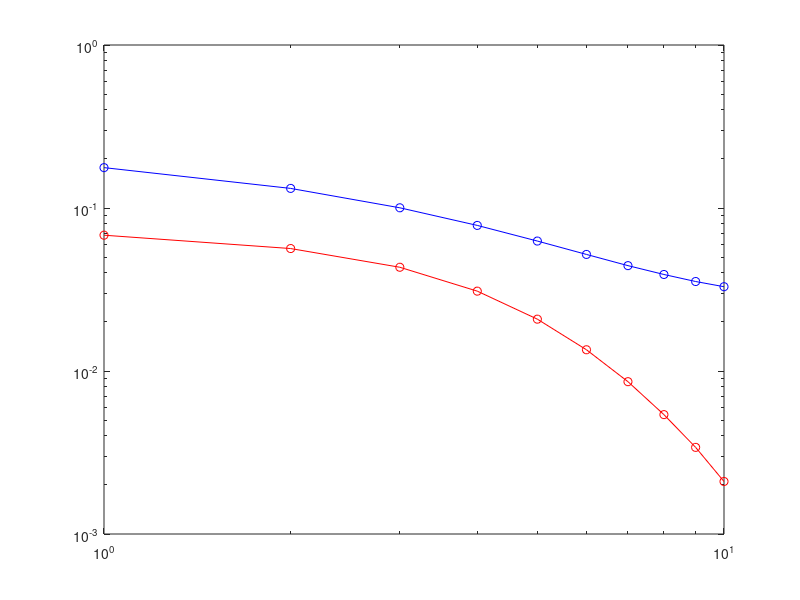

This chart was generated by the following MATLAB code: (Note: this script raises an error after producing the figure.)

 GAr1p5 = [0.0680    0.0563    0.0431    0.0307    0.0207    0.0134    0.0085    0.0054    0.0033 0.0020];
QAr1p5 = [0.1480    0.1137    0.0897    0.0728    0.0611    0.0528    0.0471    0.0430    0.0402    0.0382];

 GAr1p25 = [0.1018    0.0834    0.0586    0.0325    0.0154    0.0066    0.0033];
 QAr1p25 = [0.0693    0.0514    0.0388    0.0301    0.0239    0.0196    0.0166];

 GAr1 =[0.0996    0.0797    0.0544    0.0329    0.0119    0.0055    0.0024];
 QAr1 =[0.0126    0.0081    0.0048    0.0027    0.0016    0.0010    0.0007];
 
 Gas0 = [4276.4    0.2  0.3066    0.0103];
 Qas0 = [0.0915    0.0011  0.0100    8.4113e-04];
 
 Gakfs0 = [2546.6    0.8  0.1049    0.4005    0.0108    0.0075    0.0054    0.0040    0.0031    0.0024];
Qakfs0 = [0.0907    0.0015  0.0072    0.0032    0.0052    0.0036    0.0025    0.0018    0.0013    0.0010];

Gakf =[0.1049    0.0799    0.0568    0.0258    0.0131    0.0059    0.0026    0.0013];
Qakf =[0.0132    0.0087    0.0055    0.0034    0.0022    0.0015    0.0010    0.0007];

Gakf1p25 =[0.1020    0.0835    0.0575    0.0328    0.0160    0.0104    0.0012];
Qakf1p25 =[0.0841    0.0611    0.0450    0.0337    0.0258    0.0203    0.0165];

Gakf1p5 =[0.0681    0.0564    0.0433    0.0309    0.0208    0.0135    0.0086    0.0054    0.0034    0.0021];
Qakf1p5 =[0.1769    0.1319    0.1003    0.0782    0.0627    0.0519    0.0443    0.0391    0.0354    0.0329];
    
Iter = 1:1:10;
IterS0 = 1:1:7;
figure (1)
loglog(Iter,Gakf1p5,'ro-')
hold on
loglog(Iter,Qakf1p5,'bo-')

figure (2)
plot(IterS0,GaS0,'ro-')
hold on
plot(IterS0,QaS0,'bo-')
ylim([0 1])
